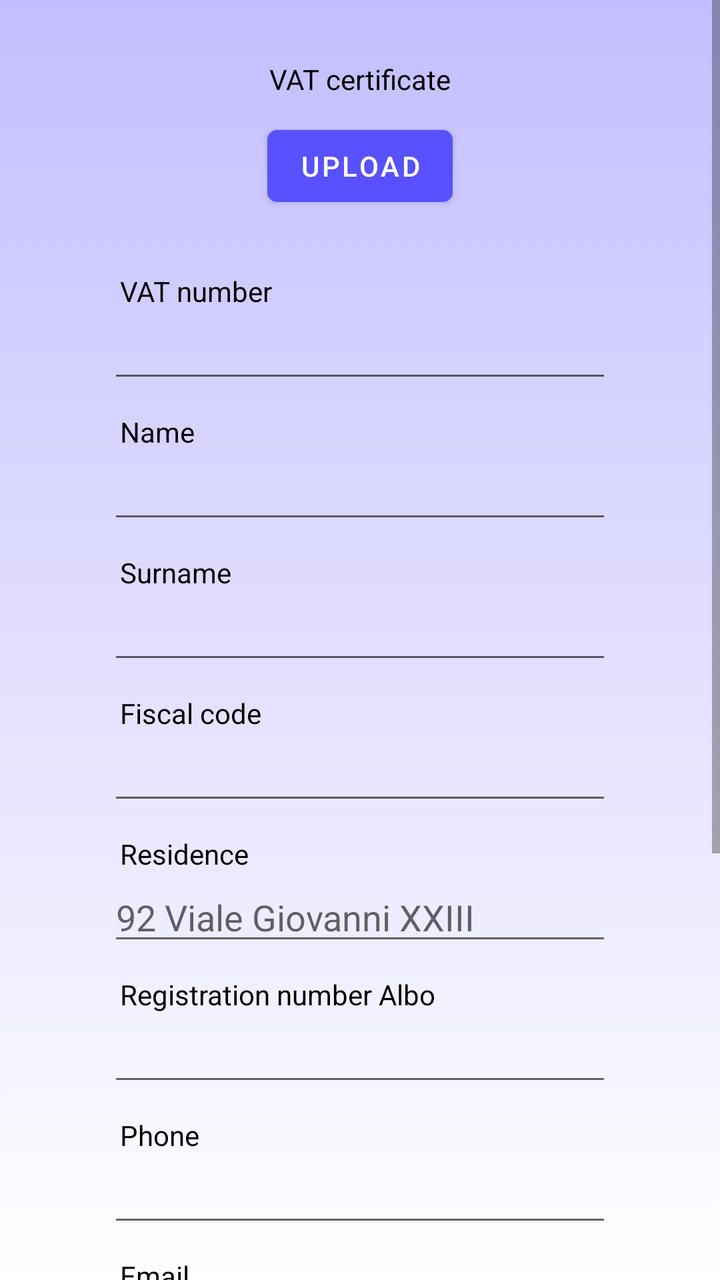
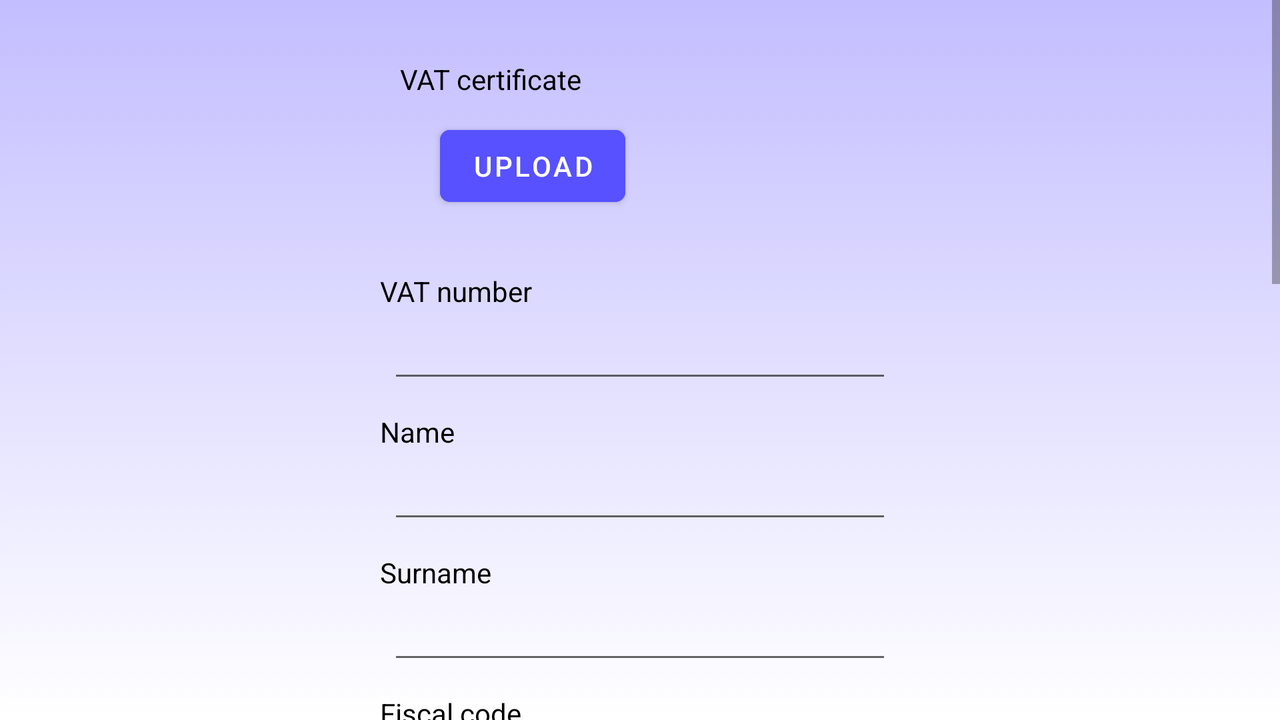

Compare how this app lays out the same screen by default and in its alternative resource folder. The renders come first, then the two layout files and the values they reference.
<!-- AndroidManifest.xml: application theme Theme.Savent -->
<!-- res/layout/fragment_freelance.xml -->
<?xml version="1.0" encoding="utf-8"?>
<FrameLayout xmlns:android="http://schemas.android.com/apk/res/android"
    xmlns:tools="http://schemas.android.com/tools"
    android:layout_width="match_parent"
    android:layout_height="match_parent"
    xmlns:app="http://schemas.android.com/apk/res-auto"
    tools:context=".Registrazioni.RegistrazioniEnte.FreelanceFragment"
    android:background="@drawable/ic_background">

    <ScrollView
        android:layout_width="match_parent"
        android:layout_height="match_parent"
        android:background="@color/boxHome">

        <LinearLayout
            android:layout_width="match_parent"
            android:layout_height="wrap_content"
            android:orientation="vertical"
            android:layout_marginTop="20dp">

            <LinearLayout
                android:layout_width="match_parent"
                android:layout_height="match_parent"
                android:orientation="vertical">

                <TextView
                    android:id="@+id/textViewCertificatoPartitaIvaFreelance"
                    android:layout_width="wrap_content"
                    android:layout_height="wrap_content"
                    android:layout_gravity="center"
                    android:layout_marginTop="@dimen/margin_size"
                    android:text="@string/certificato_partita_iva"
                    android:textColor="@color/black" />

            </LinearLayout>

            <LinearLayout
                android:layout_width="match_parent"
                android:layout_height="match_parent"
                android:orientation="vertical">

                <Button
                    android:id="@+id/buttonCertificatoPartitaIvaFreelance"
                    android:layout_width="wrap_content"
                    android:layout_height="wrap_content"
                    android:layout_gravity="center"
                    android:layout_marginTop="10dp"
                    android:backgroundTint="@color/blueButton"
                    android:text="@string/button_carica"
                    android:textColor="@color/white"
                    app:cornerRadius="@dimen/radius_button_register_ente"
                    />

                <TextView
                    android:id="@+id/textViewLabelCaricamento"
                    android:layout_width="wrap_content"
                    android:layout_height="wrap_content"
                    android:layout_gravity="center"
                    android:text="@string/immagine_caricata"
                    android:visibility="invisible"
                    android:textColor="@color/black" />


            </LinearLayout>


            <TextView
                android:id="@+id/textViewPartitaIvaFreelance"
                android:layout_width="wrap_content"
                android:layout_height="wrap_content"
                android:layout_gravity="left"
                android:layout_marginLeft="@dimen/margin_left_textView_register"
                android:layout_marginTop="@dimen/margin_size"
                android:text="@string/numero_partita_iva"
                android:textColor="@color/black" />

            <EditText
                android:id="@+id/editTextPartitaIvaFreelance"
                android:layout_width="@dimen/width_editText_register"
                android:layout_height="wrap_content"
                android:layout_gravity="center"
                android:ems="10"
                android:inputType="number"
                android:singleLine="true"
                app:backgroundTint="@color/gray"/>

            <TextView
                android:id="@+id/textViewNomeFreelance"
                android:layout_width="wrap_content"
                android:layout_height="wrap_content"
                android:layout_gravity="left"
                android:layout_marginLeft="@dimen/margin_left_textView_register"
                android:layout_marginTop="@dimen/margin_size"
                android:text="@string/nomeUtente"
                android:textColor="@color/black" />

            <EditText
                android:id="@+id/editTextNomeFreelance"
                android:layout_width="@dimen/width_editText_register"
                android:layout_height="wrap_content"
                android:layout_gravity="center"
                android:ems="10"
                android:inputType="textPersonName"
                android:singleLine="true"
                app:backgroundTint="@color/gray" />

            <TextView
                android:id="@+id/textViewCognomeFreelance"
                android:layout_width="wrap_content"
                android:layout_height="wrap_content"
                android:layout_gravity="left"
                android:layout_marginLeft="@dimen/margin_left_textView_register"
                android:layout_marginTop="@dimen/margin_size"
                android:text="@string/cognomeUtente"
                android:textColor="@color/black" />

            <EditText
                android:id="@+id/editTextCognomeFreelance"
                android:layout_width="@dimen/width_editText_register"
                android:layout_height="wrap_content"
                android:layout_gravity="center"
                android:ems="10"
                android:inputType="textPersonName"
                android:singleLine="true"
                app:backgroundTint="@color/gray" />

            <TextView
                android:id="@+id/textViewCodiceFiscaleFreelance"
                android:layout_width="wrap_content"
                android:layout_height="wrap_content"
                android:layout_gravity="left"
                android:layout_marginLeft="@dimen/margin_left_textView_register"
                android:layout_marginTop="@dimen/margin_size"
                android:text="@string/codice_fiscale"
                android:textColor="@color/black" />

            <EditText
                android:id="@+id/editTextCodiceFiscaleFreelance"
                android:layout_width="@dimen/width_editText_register"
                android:layout_height="wrap_content"
                android:layout_gravity="center"
                android:ems="10"
                android:inputType="text"
                android:singleLine="true"
                app:backgroundTint="@color/gray" />

            <TextView
                android:id="@+id/textViewResidenzaFreelance"
                android:layout_width="wrap_content"
                android:layout_height="wrap_content"
                android:layout_gravity="left"
                android:layout_marginLeft="@dimen/margin_left_textView_register"
                android:layout_marginTop="@dimen/margin_size"
                android:text="@string/residenza"
                android:textColor="@color/black" />

            <EditText
                android:id="@+id/editTextResidenzaFreelance"
                android:layout_width="@dimen/width_editText_register"
                android:layout_height="wrap_content"
                android:layout_gravity="center"
                android:hint="92 Viale Giovanni XXIII"
                android:ems="10"
                android:inputType="text"
                android:singleLine="true"
                app:backgroundTint="@color/gray" />


            <TextView
                android:id="@+id/textViewNumeroIscrizioneAlboFreelance"
                android:layout_width="wrap_content"
                android:layout_height="wrap_content"
                android:layout_gravity="left"
                android:layout_marginLeft="@dimen/margin_left_textView_register"
                android:layout_marginTop="@dimen/margin_size"
                android:text="@string/numero_albo"
                android:textColor="@color/black" />

            <EditText
                android:id="@+id/editTextNumeroIscrizioneAlboFreelance"
                android:layout_width="@dimen/width_editText_register"
                android:layout_height="wrap_content"
                android:layout_gravity="center"
                android:ems="10"
                android:inputType="number"
                android:singleLine="true"
                app:backgroundTint="@color/gray"/>

            <TextView
                android:id="@+id/textViewTelefonoFreelance"
                android:layout_width="wrap_content"
                android:layout_height="wrap_content"
                android:layout_gravity="left"
                android:layout_marginLeft="@dimen/margin_left_textView_register"
                android:layout_marginTop="@dimen/margin_size"
                android:text="@string/telefonoUtente"
                android:textColor="@color/black" />

            <EditText
                android:id="@+id/editTextTelefonoFreelance"
                android:layout_width="@dimen/width_editText_register"
                android:layout_height="wrap_content"
                android:layout_gravity="center"
                android:ems="10"
                android:inputType="number"
                android:singleLine="true"
                app:backgroundTint="@color/gray"/>


            <TextView
                android:id="@+id/textViewEmailFreelance"
                android:layout_width="wrap_content"
                android:layout_height="wrap_content"
                android:layout_gravity="left"
                android:layout_marginLeft="@dimen/margin_left_textView_register"
                android:layout_marginTop="@dimen/margin_size"
                android:text="@string/EmailUtente"
                android:textColor="@color/black" />

            <EditText
                android:id="@+id/editTextEmailFreelance"
                android:layout_width="@dimen/width_editText_register"
                android:layout_height="wrap_content"
                android:layout_gravity="center"
                android:ems="10"
                android:inputType="textEmailAddress"
                android:singleLine="true"
                app:backgroundTint="@color/gray"/>

            <TextView
                android:id="@+id/textViewPasswordFreelance"
                android:layout_width="wrap_content"
                android:layout_height="wrap_content"
                android:layout_gravity="left"
                android:layout_marginLeft="@dimen/margin_left_textView_register"
                android:layout_marginTop="@dimen/margin_size"
                android:text="@string/passwordUtente"
                android:textColor="@color/black" />

            <EditText
                android:id="@+id/editTextPasswordFreelance"
                android:layout_width="@dimen/width_editText_register"
                android:layout_height="wrap_content"
                android:layout_gravity="center"
                android:ems="10"
                android:inputType="textPassword"
                android:singleLine="true"
                app:backgroundTint="@color/gray"/>

            <TextView
                android:id="@+id/textViewConfermaPasswordFreelance"
                android:layout_width="wrap_content"
                android:layout_height="wrap_content"
                android:layout_gravity="left"
                android:layout_marginLeft="@dimen/margin_left_textView_register"
                android:layout_marginTop="@dimen/margin_size"
                android:text="@string/confermaPasswordUtente"
                android:textColor="@color/black" />

            <EditText
                android:id="@+id/editTextConfermaPasswordFreelance"
                android:layout_width="@dimen/width_editText_register"
                android:layout_height="wrap_content"
                android:layout_gravity="center"
                android:ems="10"
                android:inputType="textPassword"
                android:singleLine="true"
                app:backgroundTint="@color/gray"/>

            <Button
                android:id="@+id/buttonRegistrazioneFreelance"
                android:layout_width="wrap_content"
                android:layout_height="wrap_content"
                android:layout_gravity="center"
                android:layout_marginTop="@dimen/margin_size"
                android:layout_marginLeft="@dimen/margin_size"
                android:layout_marginRight="@dimen/margin_size"
                android:backgroundTint="@color/blueButton"
                android:text="@string/stringRegistrazione"
                android:textColor="@color/white"
                app:cornerRadius="@dimen/radius_button_register"
                />

            <ProgressBar
                android:id="@+id/progressBar"
                style="?android:attr/progressBarStyle"
                android:layout_width="match_parent"
                android:layout_height="wrap_content"
                android:layout_marginBottom="25dp"
                android:visibility="invisible"/>

        </LinearLayout>

    </ScrollView>


</FrameLayout>
<!-- resources referenced by this layout -->
<resources>
  <color name="black">#FF000000</color>
  <color name="blueButton">#5751FF</color>
  <color name="white">#FFFFFFFF</color>
  <dimen name="margin_left_textView_register">60dp</dimen>
  <dimen name="margin_size">10dp</dimen>
  <dimen name="radius_button_register">20dp</dimen>
  <dimen name="radius_button_register_ente">5dp</dimen>
  <dimen name="width_editText_register">252dp</dimen>
  <!-- drawable ic_background (drawable) -->
  <?xml version="1.0" encoding="utf-8"?>
  <selector xmlns:android="http://schemas.android.com/apk/res/android">
      <item>
          <shape android:layout_width="match_parent">
              <gradient
                  android:angle="90"
                  android:startColor="@color/lightWhite"
                  android:endColor="@color/backgroundBlue" />
          </shape>
      </item>
  </selector>
  <string name="EmailUtente">Email</string>
  <string name="button_carica">Upload</string>
  <string name="certificato_partita_iva">VAT certificate</string>
  <string name="codice_fiscale">Fiscal code</string>
  <string name="cognomeUtente">Surname</string>
  <string name="confermaPasswordUtente">Confirm password</string>
  <string name="immagine_caricata">Image uploaded!</string>
  <string name="nomeUtente">Name</string>
  <string name="numero_albo">Registration number Albo</string>
  <string name="numero_partita_iva">VAT number</string>
  <string name="passwordUtente">Password</string>
  <string name="residenza">Residence</string>
  <string name="stringRegistrazione">Sign up</string>
  <string name="telefonoUtente">Phone</string>
  <style name="Theme.Savent" parent="Theme.MaterialComponents.DayNight.NoActionBar">
          
          <item name="colorPrimary">@color/purple_500</item>
          <item name="colorPrimaryVariant">@color/purple_700</item>
          <item name="colorOnPrimary">@color/white</item>
          
          <item name="colorSecondary">@color/teal_200</item>
          <item name="colorSecondaryVariant">@color/teal_700</item>
          <item name="colorOnSecondary">@color/black</item>
          
          <item name="android:statusBarColor" tools:targetApi="l">?attr/colorPrimaryVariant</item>
          
      </style>
  <color name="lightWhite">#FFFFFF</color>
  <color name="backgroundBlue">#C3BEFF</color>
  <color name="purple_500">#FF6200EE</color>
  <color name="purple_700">#FF3700B3</color>
  <color name="teal_200">#FF03DAC5</color>
  <color name="teal_700">#FF018786</color>
</resources>
<!-- res/layout-land/fragment_freelance.xml (the repository's variant of the layout above) -->
<!-- drawn on the phone turned sideways -->
<?xml version="1.0" encoding="utf-8"?>
<FrameLayout xmlns:android="http://schemas.android.com/apk/res/android"
    xmlns:tools="http://schemas.android.com/tools"
    android:layout_width="match_parent"
    android:layout_height="match_parent"
    xmlns:app="http://schemas.android.com/apk/res-auto"
    tools:context=".RegistrazioniEnte.FreelanceFragment"
    android:background="@drawable/ic_background">

    <ScrollView
        android:layout_width="match_parent"
        android:layout_height="match_parent"
        android:background="@color/boxHome">

        <LinearLayout
            android:layout_width="match_parent"
            android:layout_height="wrap_content"
            android:orientation="vertical"
            android:layout_marginTop="20dp">

            <LinearLayout
                android:layout_width="match_parent"
                android:layout_height="match_parent"
                android:orientation="vertical">

                <TextView
                    android:id="@+id/textViewCertificatoPartitaIvaFreelance"
                    android:layout_width="wrap_content"
                    android:layout_height="wrap_content"
                    android:layout_gravity="left"
                    android:layout_marginLeft="@dimen/margin_left_freelance_land"
                    android:layout_marginTop="@dimen/margin_size"
                    android:text="@string/certificato_partita_iva"
                    android:textColor="@color/black" />

            </LinearLayout>

            <LinearLayout
                android:layout_width="match_parent"
                android:layout_height="match_parent"
                android:orientation="vertical">

                <Button
                    android:id="@+id/buttonCertificatoPartitaIvaFreelance"
                    android:layout_width="wrap_content"
                    android:layout_height="wrap_content"
                    android:layout_gravity="left"
                    android:layout_marginLeft="@dimen/margin_left_freelance_button_land"
                    android:layout_marginTop="10dp"
                    android:backgroundTint="@color/blueButton"
                    android:text="@string/button_carica"
                    android:textColor="@color/white"
                    app:cornerRadius="@dimen/radius_button_register_ente"
                    />

                <TextView
                    android:id="@+id/textViewLabelCaricamento"
                    android:layout_width="wrap_content"
                    android:layout_height="wrap_content"
                    android:layout_gravity="left"
                    android:layout_marginLeft="@dimen/margin_left_loadImage_land"
                    android:text="@string/immagine_caricata"
                    android:visibility="invisible"
                    android:textColor="@color/black" />


            </LinearLayout>


            <TextView
                android:id="@+id/textViewPartitaIvaFreelance"
                android:layout_width="wrap_content"
                android:layout_height="wrap_content"
                android:layout_gravity="left"
                android:layout_marginLeft="@dimen/margin_left_textView_register_landscape"
                android:layout_marginTop="@dimen/margin_size"
                android:text="@string/numero_partita_iva"
                android:textColor="@color/black" />

            <EditText
                android:id="@+id/editTextPartitaIvaFreelance"
                android:layout_width="@dimen/width_editText_register"
                android:layout_height="wrap_content"
                android:layout_gravity="center"
                android:ems="10"
                android:inputType="number"
                android:singleLine="true"
                app:backgroundTint="@color/gray"/>

            <TextView
                android:id="@+id/textViewNomeFreelance"
                android:layout_width="wrap_content"
                android:layout_height="wrap_content"
                android:layout_gravity="left"
                android:layout_marginLeft="@dimen/margin_left_textView_register_landscape"
                android:layout_marginTop="@dimen/margin_size"
                android:text="@string/nomeUtente"
                android:textColor="@color/black" />

            <EditText
                android:id="@+id/editTextNomeFreelance"
                android:layout_width="@dimen/width_editText_register"
                android:layout_height="wrap_content"
                android:layout_gravity="center"
                android:ems="10"
                android:inputType="textPersonName"
                android:singleLine="true"
                app:backgroundTint="@color/gray" />

            <TextView
                android:id="@+id/textViewCognomeFreelance"
                android:layout_width="wrap_content"
                android:layout_height="wrap_content"
                android:layout_gravity="left"
                android:layout_marginLeft="@dimen/margin_left_textView_register_landscape"
                android:layout_marginTop="@dimen/margin_size"
                android:text="@string/cognomeUtente"
                android:textColor="@color/black" />

            <EditText
                android:id="@+id/editTextCognomeFreelance"
                android:layout_width="@dimen/width_editText_register"
                android:layout_height="wrap_content"
                android:layout_gravity="center"
                android:ems="10"
                android:inputType="textPersonName"
                android:singleLine="true"
                app:backgroundTint="@color/gray" />

            <TextView
                android:id="@+id/textViewCodiceFiscaleFreelance"
                android:layout_width="wrap_content"
                android:layout_height="wrap_content"
                android:layout_gravity="left"
                android:layout_marginLeft="@dimen/margin_left_textView_register_landscape"
                android:layout_marginTop="@dimen/margin_size"
                android:text="@string/codice_fiscale"
                android:textColor="@color/black" />

            <EditText
                android:id="@+id/editTextCodiceFiscaleFreelance"
                android:layout_width="@dimen/width_editText_register"
                android:layout_height="wrap_content"
                android:layout_gravity="center"
                android:ems="10"
                android:inputType="text"
                android:singleLine="true"
                app:backgroundTint="@color/gray" />

            <TextView
                android:id="@+id/textViewResidenzaFreelance"
                android:layout_width="wrap_content"
                android:layout_height="wrap_content"
                android:layout_gravity="left"
                android:layout_marginLeft="@dimen/margin_left_textView_register_landscape"
                android:layout_marginTop="@dimen/margin_size"
                android:text="@string/residenza"
                android:textColor="@color/black" />

            <EditText
                android:id="@+id/editTextResidenzaFreelance"
                android:layout_width="@dimen/width_editText_register"
                android:layout_height="wrap_content"
                android:layout_gravity="center"
                android:ems="10"
                android:inputType="text"
                android:singleLine="true"
                app:backgroundTint="@color/gray" />


            <TextView
                android:id="@+id/textViewNumeroIscrizioneAlboFreelance"
                android:layout_width="wrap_content"
                android:layout_height="wrap_content"
                android:layout_gravity="left"
                android:layout_marginLeft="@dimen/margin_left_textView_register_landscape"
                android:layout_marginTop="@dimen/margin_size"
                android:text="@string/numero_albo"
                android:textColor="@color/black" />

            <EditText
                android:id="@+id/editTextNumeroIscrizioneAlboFreelance"
                android:layout_width="@dimen/width_editText_register"
                android:layout_height="wrap_content"
                android:layout_gravity="center"
                android:ems="10"
                android:inputType="number"
                android:singleLine="true"
                app:backgroundTint="@color/gray"/>

            <TextView
                android:id="@+id/textViewTelefonoFreelance"
                android:layout_width="wrap_content"
                android:layout_height="wrap_content"
                android:layout_gravity="left"
                android:layout_marginLeft="@dimen/margin_left_textView_register_landscape"
                android:layout_marginTop="@dimen/margin_size"
                android:text="@string/telefonoUtente"
                android:textColor="@color/black" />

            <EditText
                android:id="@+id/editTextTelefonoFreelance"
                android:layout_width="@dimen/width_editText_register"
                android:layout_height="wrap_content"
                android:layout_gravity="center"
                android:ems="10"
                android:inputType="number"
                android:singleLine="true"
                app:backgroundTint="@color/gray"/>


            <TextView
                android:id="@+id/textViewEmailFreelance"
                android:layout_width="wrap_content"
                android:layout_height="wrap_content"
                android:layout_gravity="left"
                android:layout_marginLeft="@dimen/margin_left_textView_register_landscape"
                android:layout_marginTop="@dimen/margin_size"
                android:text="@string/EmailUtente"
                android:textColor="@color/black" />

            <EditText
                android:id="@+id/editTextEmailFreelance"
                android:layout_width="@dimen/width_editText_register"
                android:layout_height="wrap_content"
                android:layout_gravity="center"
                android:ems="10"
                android:inputType="textEmailAddress"
                android:singleLine="true"
                app:backgroundTint="@color/gray"/>

            <TextView
                android:id="@+id/textViewPasswordFreelance"
                android:layout_width="wrap_content"
                android:layout_height="wrap_content"
                android:layout_gravity="left"
                android:layout_marginLeft="@dimen/margin_left_textView_register_landscape"
                android:layout_marginTop="@dimen/margin_size"
                android:text="@string/passwordUtente"
                android:textColor="@color/black" />

            <EditText
                android:id="@+id/editTextPasswordFreelance"
                android:layout_width="@dimen/width_editText_register"
                android:layout_height="wrap_content"
                android:layout_gravity="center"
                android:ems="10"
                android:inputType="textPassword"
                android:singleLine="true"
                app:backgroundTint="@color/gray"/>

            <TextView
                android:id="@+id/textViewConfermaPasswordFreelance"
                android:layout_width="wrap_content"
                android:layout_height="wrap_content"
                android:layout_gravity="left"
                android:layout_marginLeft="@dimen/margin_left_textView_register_landscape"
                android:layout_marginTop="@dimen/margin_size"
                android:text="@string/confermaPasswordUtente"
                android:textColor="@color/black" />

            <EditText
                android:id="@+id/editTextConfermaPasswordFreelance"
                android:layout_width="@dimen/width_editText_register"
                android:layout_height="wrap_content"
                android:layout_gravity="center"
                android:ems="10"
                android:inputType="textPassword"
                android:singleLine="true"
                app:backgroundTint="@color/gray"/>

            <Button
                android:id="@+id/buttonRegistrazioneFreelance"
                android:layout_width="wrap_content"
                android:layout_height="wrap_content"
                android:layout_gravity="center"
                android:layout_marginTop="@dimen/margin_size"
                android:layout_marginLeft="@dimen/margin_size"
                android:layout_marginRight="@dimen/margin_size"
                android:layout_marginBottom="25dp"
                android:backgroundTint="@color/blueButton"
                android:text="@string/stringRegistrazione"
                android:textColor="@color/white"
                app:cornerRadius="@dimen/radius_button_register" />

        </LinearLayout>

    </ScrollView>


</FrameLayout>
<!-- resources referenced by the variant -->
<!-- as the phone turned sideways resolves them -->
<resources>
  <color name="black">#FF000000</color>
  <color name="blueButton">#5751FF</color>
  <color name="white">#FFFFFFFF</color>
  <dimen name="margin_left_freelance_button_land">220dp</dimen>
  <dimen name="margin_left_freelance_land">200dp</dimen>
  <dimen name="margin_left_loadImage_land">205dp</dimen>
  <dimen name="margin_left_textView_register_landscape">190dp</dimen>
  <dimen name="margin_size">10dp</dimen>
  <dimen name="radius_button_register">20dp</dimen>
  <dimen name="radius_button_register_ente">5dp</dimen>
  <dimen name="width_editText_register">252dp</dimen>
  <!-- drawable ic_background (drawable) -->
  <?xml version="1.0" encoding="utf-8"?>
  <selector xmlns:android="http://schemas.android.com/apk/res/android">
      <item>
          <shape android:layout_width="match_parent">
              <gradient
                  android:angle="90"
                  android:startColor="@color/lightWhite"
                  android:endColor="@color/backgroundBlue" />
          </shape>
      </item>
  </selector>
  <string name="EmailUtente">Email</string>
  <string name="button_carica">Upload</string>
  <string name="certificato_partita_iva">VAT certificate</string>
  <string name="codice_fiscale">Fiscal code</string>
  <string name="cognomeUtente">Surname</string>
  <string name="confermaPasswordUtente">Confirm password</string>
  <string name="immagine_caricata">Image uploaded!</string>
  <string name="nomeUtente">Name</string>
  <string name="numero_albo">Registration number Albo</string>
  <string name="numero_partita_iva">VAT number</string>
  <string name="passwordUtente">Password</string>
  <string name="residenza">Residence</string>
  <string name="stringRegistrazione">Sign up</string>
  <string name="telefonoUtente">Phone</string>
  <style name="Theme.Savent" parent="Theme.MaterialComponents.DayNight.NoActionBar">
          
          <item name="colorPrimary">@color/purple_500</item>
          <item name="colorPrimaryVariant">@color/purple_700</item>
          <item name="colorOnPrimary">@color/white</item>
          
          <item name="colorSecondary">@color/teal_200</item>
          <item name="colorSecondaryVariant">@color/teal_700</item>
          <item name="colorOnSecondary">@color/black</item>
          
          <item name="android:statusBarColor" tools:targetApi="l">?attr/colorPrimaryVariant</item>
          
      </style>
  <color name="lightWhite">#FFFFFF</color>
  <color name="backgroundBlue">#C3BEFF</color>
  <color name="purple_500">#FF6200EE</color>
  <color name="purple_700">#FF3700B3</color>
  <color name="teal_200">#FF03DAC5</color>
  <color name="teal_700">#FF018786</color>
</resources>
